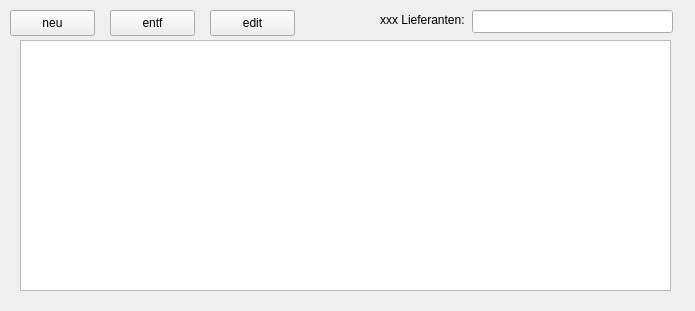
<?xml version="1.0" encoding="UTF-8"?>
<ui version="4.0">
 <class>Form_lieferanten</class>
 <widget class="QWidget" name="Form_lieferanten">
  <property name="geometry">
   <rect>
    <x>0</x>
    <y>0</y>
    <width>695</width>
    <height>311</height>
   </rect>
  </property>
  <property name="windowTitle">
   <string>Form</string>
  </property>
  <widget class="QPushButton" name="pushButton_new">
   <property name="geometry">
    <rect>
     <x>10</x>
     <y>10</y>
     <width>85</width>
     <height>26</height>
    </rect>
   </property>
   <property name="text">
    <string>neu</string>
   </property>
  </widget>
  <widget class="QPushButton" name="pushButton_del">
   <property name="geometry">
    <rect>
     <x>110</x>
     <y>10</y>
     <width>85</width>
     <height>26</height>
    </rect>
   </property>
   <property name="text">
    <string>entf</string>
   </property>
  </widget>
  <widget class="QPushButton" name="pushButton_edit">
   <property name="geometry">
    <rect>
     <x>210</x>
     <y>10</y>
     <width>85</width>
     <height>26</height>
    </rect>
   </property>
   <property name="text">
    <string>edit</string>
   </property>
  </widget>
  <widget class="QTableView" name="tableView">
   <property name="geometry">
    <rect>
     <x>20</x>
     <y>40</y>
     <width>651</width>
     <height>251</height>
    </rect>
   </property>
   <property name="dragEnabled">
    <bool>true</bool>
   </property>
   <property name="alternatingRowColors">
    <bool>true</bool>
   </property>
  </widget>
  <widget class="QLineEdit" name="lineEdit_suche">
   <property name="geometry">
    <rect>
     <x>472</x>
     <y>10</y>
     <width>201</width>
     <height>23</height>
    </rect>
   </property>
  </widget>
  <widget class="QLabel" name="label_suche">
   <property name="geometry">
    <rect>
     <x>380</x>
     <y>10</y>
     <width>91</width>
     <height>20</height>
    </rect>
   </property>
   <property name="text">
    <string>xxx Lieferanten:</string>
   </property>
  </widget>
 </widget>
 <resources/>
 <connections/>
</ui>
